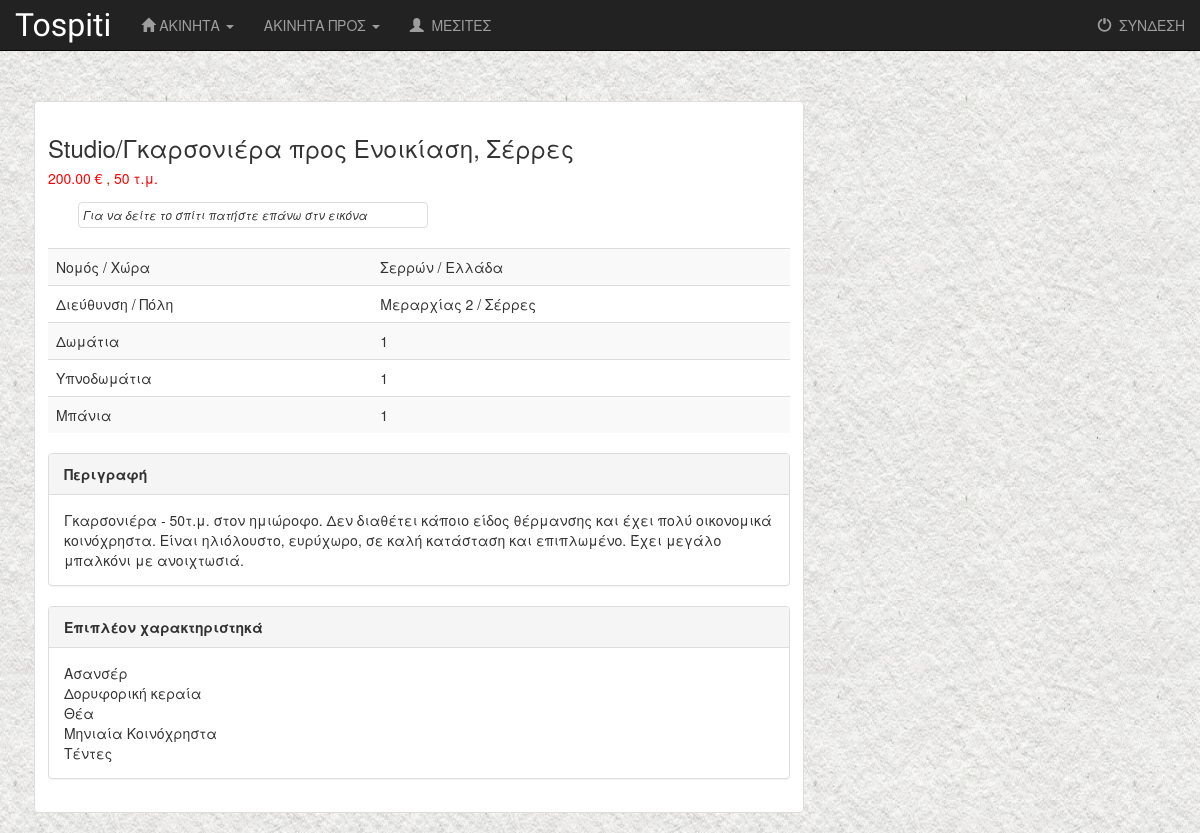
Screenshot of /tospiti/properties/2/ with the database file from the repository.
### tospiti/models.py (models this page shows, shortened)
class Property(models.Model):
    id_prop = models.AutoField(primary_key = True)
    prop_category = models.ForeignKey('Prop_Category', related_name='properties',verbose_name='Είδος κατοικίας')
    prop_genre = models.ForeignKey('Prop_Genre', related_name='properties', verbose_name='Προς')
    price = models.FloatField(blank=True, null=True, verbose_name='Τιμή')
    squaremeters = models.IntegerField(blank=True, null=True, verbose_name='Τετραγωνικά')
    rooms = models.IntegerField(blank=True, null=True, verbose_name='Δωμάτια')
    bedrooms = models.IntegerField(blank=True, null=True, verbose_name='Υπνοδωμάτια')
    bathrooms = models.IntegerField(blank=True, null=True, verbose_name='Μπάνια')
    area = models.FloatField(blank=True, null=True, verbose_name='Χώροι')
    description = models.TextField(blank=True, null=True, verbose_name='Σύντομη περιγραφή')
    country = models.CharField(max_length=255, blank=True, null=True, verbose_name='Χώρα')
    region = models.CharField(max_length=255, blank=True, null=True, verbose_name='Νομός')
    city = models.CharField(max_length=255, blank=True, null=True, verbose_name='Πόλη')
    address = models.CharField(max_length=255, blank=True, null=True, verbose_name='Διεύθυνση')
    zipcode = models.CharField(max_length=255, blank=True, null=True, verbose_name='Τ.Κ.')
    agent = models.ForeignKey('Agent', related_name='properties', verbose_name='Μεσίτης')
    created_date = models.DateTimeField(default=timezone.now, verbose_name='Ημερομηνία Δημιουργίας')
    publised_date = models.DateTimeField(blank=True, null=True, verbose_name='Ημερομινία Δημοσίευσης')
    class Meta:
        verbose_name = 'Ακινήτο'
        verbose_name_plural = 'Ακίνητα'

class Prop_Category(models.Model):
    id_prop_cat = models.AutoField(primary_key = True)
    description = models.CharField(max_length=255)
    class Meta:
        verbose_name = 'Κατηγορία Ακινήτου'
        verbose_name_plural = 'Κατηγορίες Ακινήτων'
    def __str__(self):
        return self.description

class Prop_Genre(models.Model):
    id_prop_gen = models.AutoField(primary_key = True)
    description = models.CharField(max_length=255)
    class Meta:
        verbose_name = 'Ακίνητο προς'
        verbose_name_plural = 'Ακίνητα προς'
    def __str__(self):
        return self.description

class Prop_Facility(models.Model):
    id_prop_fac = models.AutoField(primary_key = True)
    property = models.ForeignKey('Property', related_name='prop_facilities')
    facility = models.ForeignKey('Facility', related_name='prop_facilities')
    class Meta:
        verbose_name = 'Property_Facility'
        verbose_name_plural = 'Property_Facilities'

class Facility(models.Model):
    id_fac = models.AutoField(primary_key = True)
    description = models.CharField(max_length=255)
    class Meta:
        verbose_name = 'Επιπρόσθετο στοιχείο'
        verbose_name_plural = 'Επιπρόσθετα στοιχεία'

### tospiti/views.py (the view)
# urls.py: url(r'^properties/(?P<pk>[0-9]+)/$', views.DetailView.as_view(), name='detail'),
class DetailView(generic.DetailView):
    queryset = Property.objects.all()
    template_name = 'tospiti/detail.html'

### tospiti/templates/tospiti/detail.html (shortened to what this page needs)
{% extends 'tospiti/base.html' %}
{% block body %}
    <div class="row1">
    <div class="form-row">
        <div class="col-md-8" style="left: 5mm">
            <div class="thumbnail">
                <div class="caption">
                    <h3>{{ property.prop_category }} προς {{ property.prop_genre }}, {{ property.city }}</h3>
                    <h5 style="color:red">{{ property.price|floatformat:2 }} &#8364; , {{ property.squaremeters }} τ.μ.</h5>
                    <div class="container" style="padding-top: 5px">
                        <div class="row portfolio">
                            <div class="col-sm-4 col-md-4">
                                <div class="thumbnail">
                                    <figcaption style="font-style: italic; font-size: smaller">Για να δείτε το σπίτι πατήστε επάνω στν εικόνα</figcaption>
                                </div>
                            </div>
                        </div>
                    </div>
                    <div class="">
                        <table class="table table-striped">
                            <tbody>
                            <tr>
                                <td>Νομός / Χώρα</td>
                                <td>{{ property.region }} / {{ property.country }}</td>
                            </tr>
                            <tr>
                                <td>Διεύθυνση / Πόλη</td>
                                <td>{{ property.address }} / {{ property.city }}</td>
                            </tr>
                            <tr>
                                <td>Δωμάτια</td>
                                <td>{{ property.rooms }}</td>
                            </tr>
                            <tr>
                                <td>Υπνοδωμάτια</td>
                                <td>{{ property.bedrooms }}</td>
                            </tr>
                            <tr>
                                <td>Μπάνια</td>
                                <td>{{ property.bathrooms }}</td>
                            </tr>
                            </tbody>
                        </table>
                    </div>
                    <div class="">
                        <div class="panel panel-default">
                            <div class="panel-heading"><b>Περιγραφή</b></div>
                            <div class="panel-body">{{ property.description }}</div>
                        </div>
                    </div>
                    <div class="">
                        <div class="panel panel-default">
                            <div class="panel-heading"><b>Επιπλέον χαρακτηριστηκά</b></div>
                            <div class="panel-body">
                                {% for prop_facility in property.prop_facilities.all %}
                                    {{ prop_facility.facility.description }} <br/>
                                {% endfor %}
                            </div>
                        </div>
                    </div>
                </div>
            </div>
        </div>
    </div>
    </div>
{% endblock %}

### tospiti/static/tospiti/style.css (style rules this page uses)
body { background: white url("images/background.png"); }
.row { margin: 0; }
.row1 { margin-top: 100px; }

### rows the page displays
Property: prop_category "Studio/Γκαρσονιέρα", prop_genre "Ενοικίαση", city "Σέρρες", price "200.00", squaremeters "50", region "Σερρών", country "Ελλάδα", address "Μεραρχίας 2", rooms "1", bedrooms "1", bathrooms "1", description "Γκαρσονιέρα - 50τ.μ. στον ημιώροφο. Δεν διαθέτει κάποιο είδος θέρμανσης και έχει πολύ οικονομικά κοινόχρηστα. Είναι ηλιόλουστο, ευρύχωρο, σε καλή κατάσταση και επιπλωμένο. Έχει μεγάλο μπαλκόνι με ανοιχτωσιά."
Prop_Facility: facility.description "Ασανσέρ"
Prop_Facility: facility.description "Δορυφορική κεραία"
Prop_Facility: facility.description "Θέα"
Prop_Facility: facility.description "Μηνιαία Κοινόχρηστα"
Prop_Facility: facility.description "Τέντες"
